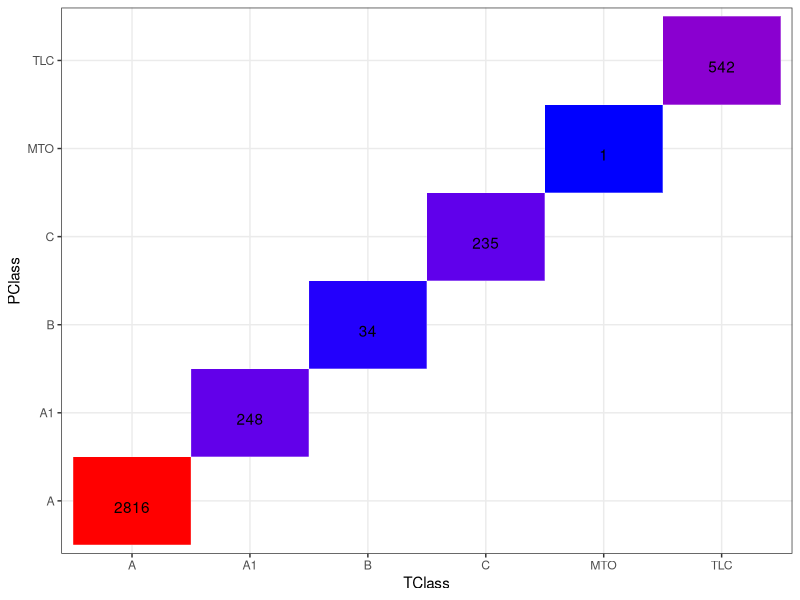

The R script that drew this image:
TClass <- c("A", "A1", "B", "C", "MTO", "TLC")
PClass <- c("A", "A1", "B", "C", "MTO", "TLC")
Y      <- c(2816, 248, 34, 235, 001, 542)
df <- data.frame(TClass, PClass, Y)

library(ggplot2)
ggplot(data =  df, mapping = aes(x = TClass, y = PClass)) +
  geom_tile(aes(fill = Y), colour = "white") +
  geom_text(aes(label = sprintf("%1.0f", Y)), vjust = 1) +
  scale_fill_gradient(low = "blue", high = "red") +
  theme_bw() + theme(legend.position = "none")